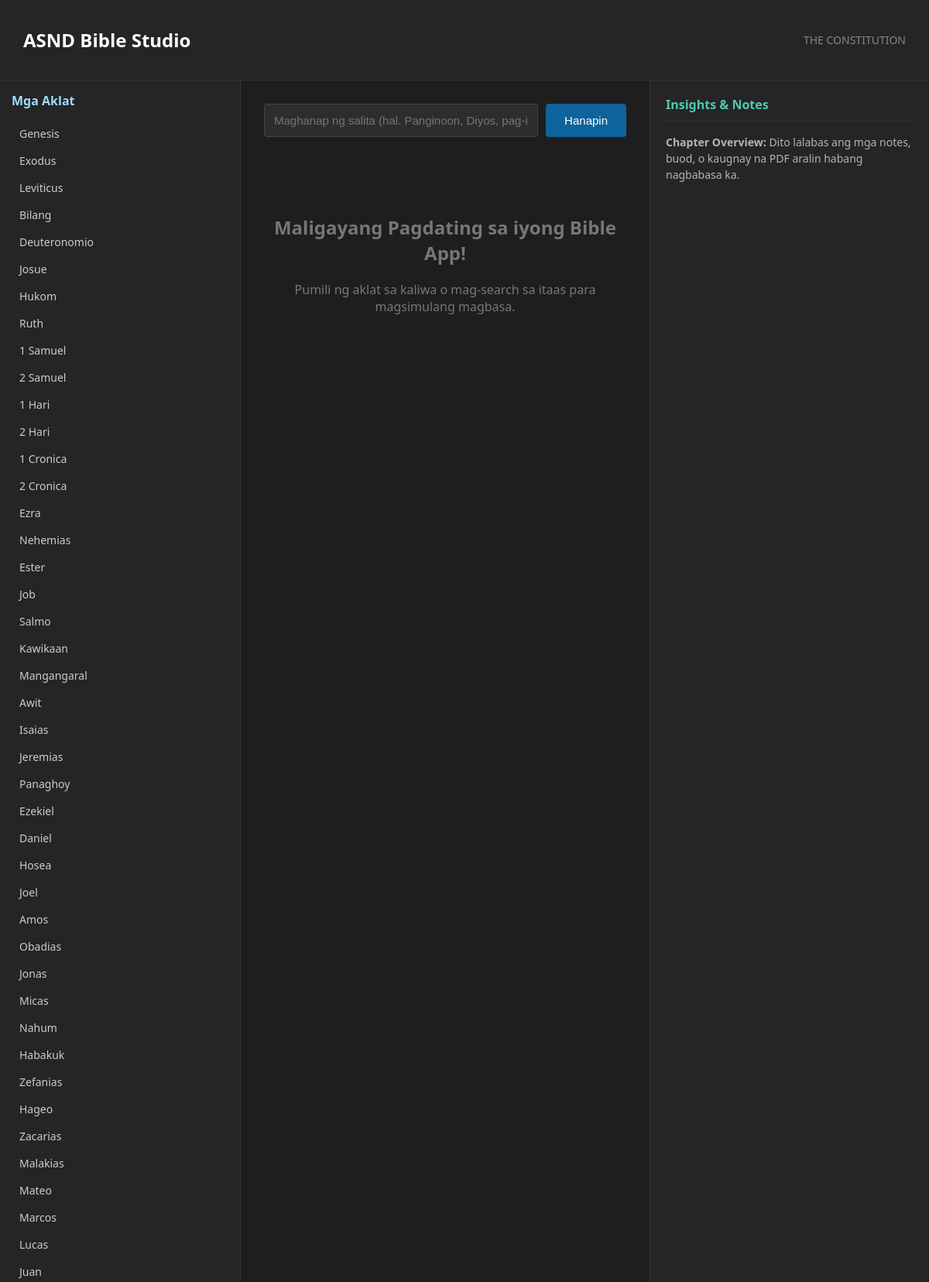
The page / (upper part) on the database its author committed.
### tables this page shows
CREATE TABLE books (
	book_number NUMERIC NOT NULL, 
	short_name TEXT NOT NULL, 
	long_name TEXT NOT NULL, 
	book_color TEXT NOT NULL, 
	sorting_order NUMERIC NOT NULL DEFAULT 0, 
	PRIMARY KEY (book_number));

### app.py (the view, shortened to what this page needs)
@app.route('/', methods=['GET', 'POST'])
def index():
    conn = get_db_connection()
    cursor = conn.cursor()
    cursor.execute("SELECT book_number, long_name FROM books ORDER BY book_number")
    books = cursor.fetchall()
    raw_verses = []
    verses = []
    query = ""
    selected_book = request.args.get('book', type=int)
    selected_chapter = request.args.get('chapter', type=int)
    chapters = []
    current_book_name = ""
    if selected_book:
        cursor.execute("SELECT long_name FROM books WHERE book_number = ?", (selected_book,))
        b_name_row = cursor.fetchone()
        if b_name_row:
            current_book_name = b_name_row['long_name']
    conn.close()
    for v in raw_verses:
        v_dict = dict(v)
        v_dict['text'] = clean_text(v_dict['text'])
        verses.append(v_dict)
    return render_template('index.html', books=books, verses=verses, query=query,
                           selected_book=selected_book, selected_chapter=selected_chapter,
                           chapters=chapters, current_book_name=current_book_name)

### app.py (called while the page is built)
def get_db_connection():
    conn = sqlite3.connect(db_path)
    conn.row_factory = sqlite3.Row
    return conn

### templates/index.html (shortened to what this page needs)
<!DOCTYPE html>
<html lang="tl">
<head>
</head>
<body>
<header>
    <h2>ASND Bible Studio</h2>
    <span style="font-size: 14px; color: #888;"> THE CONSTITUTION</span>
</header>
<div class="container">
    <div class="sidebar-left">
        <h3>Mga Aklat</h3>
        <ul class="book-list">
            {% for b in books %}
                <li><a href="/?book={{ b.book_number }}">{{ b.long_name }}</a></li>
            {% endfor %}
        </ul>
    </div>
    <div class="main-reader">
        <form method="POST" action="/" class="search-box">
            <input type="text" name="query" value="{{ query }}" placeholder="Maghanap ng salita (hal. Panginoon, Diyos, pag-ibig)..." required>
            <button type="submit">Hanapin</button>
        </form>
        {% if query %}
            <h3>Mga nahanap para sa salitang: "{{ query }}" ({{ verses|length }} na talata)</h3>
            <div style="margin-top: 20px;">
                {% for v in verses %}
                    <div class="verse-search-item">
                        <span class="verse-ref">{{ v.long_name }} {{ v.chapter }}:{{ v.verse }}</span>
                        <p style="margin: 5px 0 0 0;">{{ v.text }}</p>
                    </div>
                {% endfor %}
            </div>
        {% elif not selected_book %}
            <div style="text-align: center; margin-top: 100px; color: #777;">
                <h2>Maligayang Pagdating sa iyong Bible App!</h2>
                <p>Pumili ng aklat sa kaliwa o mag-search sa itaas para magsimulang magbasa.</p>
            </div>
        {% endif %}
    </div>
    <div class="sidebar-right">
        <h3>Insights & Notes</h3>
        <div class="insight-card">
            <p><strong>Chapter Overview:</strong> Dito lalabas ang mga notes, buod, o kaugnay na PDF aralin habang nagbabasa ka.</p>
        </div>
    </div>
</div>
</body>
</html>

### templates/index.html (style rules this page uses)
body { font-family: 'Segoe UI', Tahoma, Geneva, Verdana, sans-serif; margin: 0; padding: 0; background-color: #1e1e1e; color: #d4d4d4; }
header { background-color: #252526; color: #ffffff; padding: 15px 30px; display: flex; justify-content: space-between; align-items: center; border-bottom: 1px solid #333; }
.container { display: flex; height: calc(100vh - 60px); overflow: hidden; }
.sidebar-left { width: 280px; background-color: #252526; border-right: 1px solid #333; overflow-y: auto; padding: 15px; }
.sidebar-left h3 { font-size: 16px; color: #9cdcfe; margin-top: 0; }
.book-list { list-style: none; padding: 0; margin: 0; }
.book-list li { margin-bottom: 4px; }
.book-list a { text-decoration: none; color: #cccccc; display: block; padding: 6px 10px; border-radius: 4px; font-size: 14px; }
.main-reader { flex: 1; background-color: #1e1e1e; padding: 30px; overflow-y: auto; }
.search-box { margin-bottom: 25px; display: flex; gap: 10px; }
.search-box input[type="text"] { flex: 1; padding: 12px; font-size: 15px; background: #2d2d2d; border: 1px solid #444; color: white; border-radius: 4px; }
.search-box button { padding: 12px 24px; font-size: 15px; background-color: #0e639c; color: white; border: none; border-radius: 4px; cursor: pointer; }
.sidebar-right { width: 320px; background-color: #252526; border-left: 1px solid #333; padding: 20px; overflow-y: auto; }
.sidebar-right h3 { font-size: 16px; color: #4ec9b0; margin-top: 0; border-bottom: 1px solid #333; padding-bottom: 10px; }
.insight-card { font-size: 14px; color: #b5b5b5; line-height: 1.5; margin-bottom: 15px; }

### rows shown on the page
books: long_name "Genesis"
books: long_name "Exodus"
books: long_name "Leviticus"
books: long_name "Bilang"
books: long_name "Deuteronomio"
books: long_name "Josue"
books: long_name "Hukom"
books: long_name "Ruth"
books: long_name "1 Samuel"
books: long_name "2 Samuel"
books: long_name "1 Hari"
books: long_name "2 Hari"
books: long_name "1 Cronica"
books: long_name "2 Cronica"
books: long_name "Ezra"
books: long_name "Nehemias"
books: long_name "Ester"
books: long_name "Job"
books: long_name "Salmo"
books: long_name "Kawikaan"
books: long_name "Mangangaral"
books: long_name "Awit"
books: long_name "Isaias"
books: long_name "Jeremias"
books: long_name "Panaghoy"
books: long_name "Ezekiel"
books: long_name "Daniel"
books: long_name "Hosea"
books: long_name "Joel"
books: long_name "Amos"
books: long_name "Obadias"
books: long_name "Jonas"
books: long_name "Micas"
books: long_name "Nahum"
books: long_name "Habakuk"
books: long_name "Zefanias"
books: long_name "Hageo"
books: long_name "Zacarias"
books: long_name "Malakias"
books: long_name "Mateo"
books: long_name "Marcos"
books: long_name "Lucas"
books: long_name "Juan"
